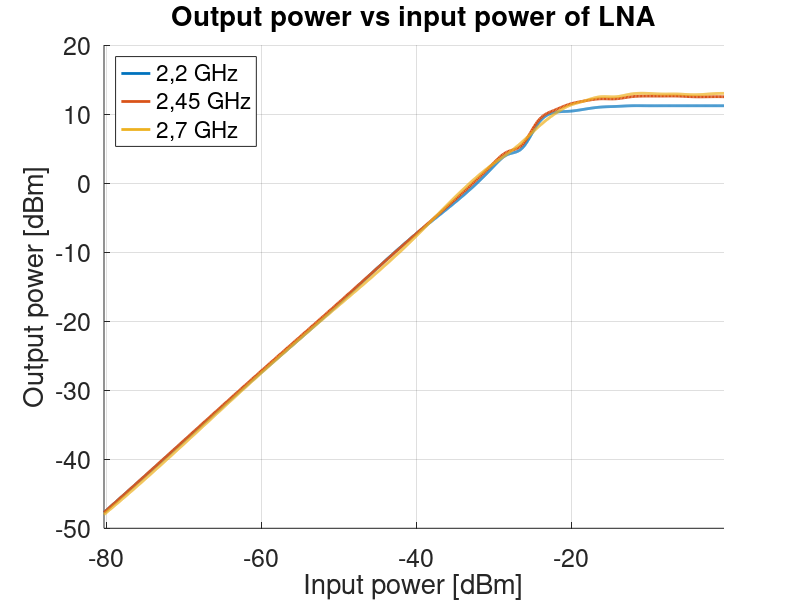
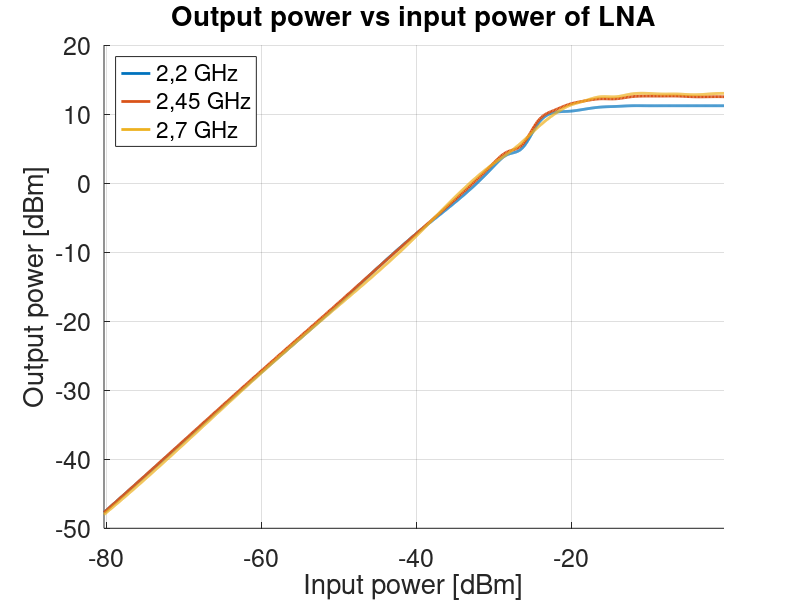
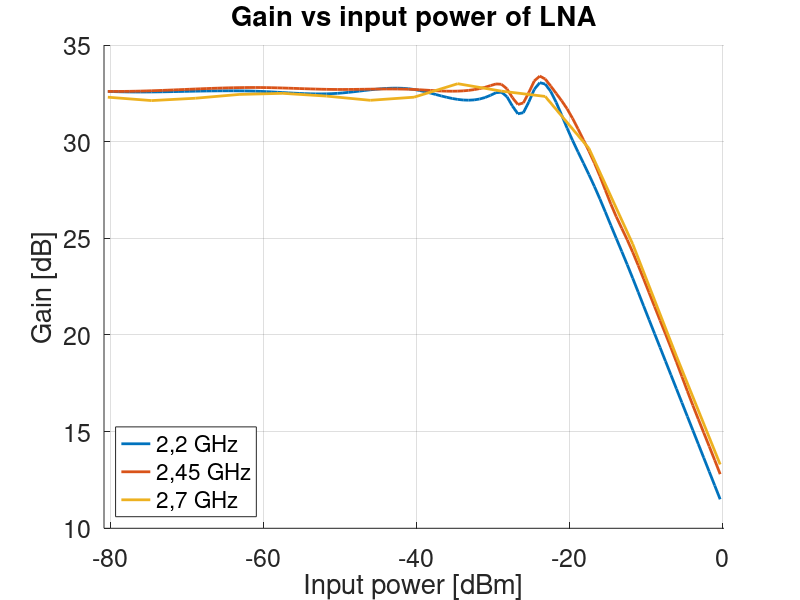
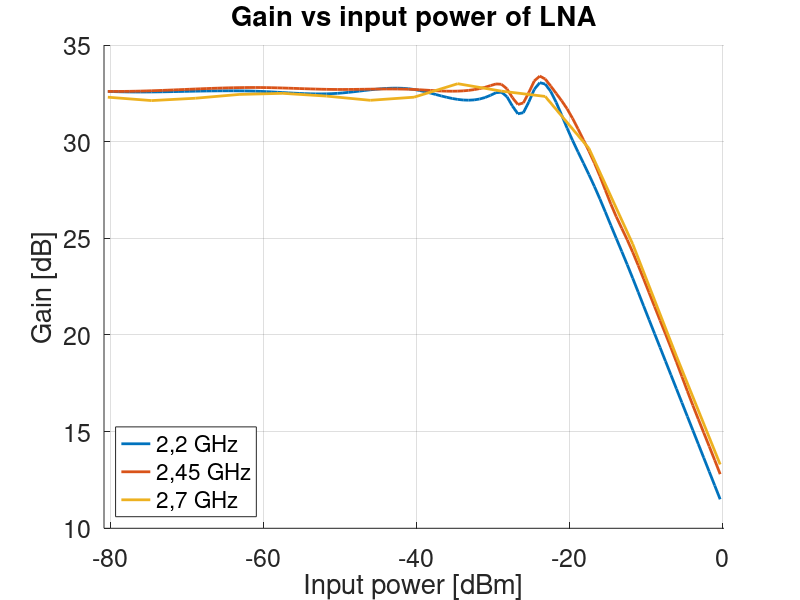

Reproduce these figures in MATLAB, in order.
load('pin_pout.mat');
%p es Pin
p = p - 1;
figure
hold on
z=@(xx) interp1(p,f2300,xx,'spline');
fplot(z,[p(1),p(end)],'linewidth',2)
z=@(xx) interp1(p,f2450,xx,'spline');
fplot(z,[p(1),p(end)],'linewidth',2)
z=@(xx) interp1(p,f2600,xx,'spline');
fplot(z,[p(1),p(end)],'linewidth',2)
title('Output power vs input power of LNA')
xlabel('Input power [dBm]');
ylabel('Output power [dBm]');
xlim([p(1) p(end)]);
grid on
set(gcf, 'color', 'w')
set(gca, 'fontsize', 18)
legend('2,2 GHz','2,45 GHz','2,7 GHz','Location','northwest')
hold off

print('LNA_Pin_vs_Pout','-depsc')
savefig('LNA_Pin_vs_Pout')
%%
gain = zeros(3,length(p));
gain(1,:) = f2300 - p;
gain(2,:) = f2450 - p;
gain(3,:) = f2600 - p;

pout = zeros(3,length(p));
pout(1,:)=f2300;
pout(2,:)=f2450;
pout(3,:)=f2600;

figure
hold on
z=@(xx) interp1(p,gain(1,:),xx,'spline');
fplot(z,[p(1),p(end)],'linewidth',2)
z=@(xx) interp1(p,gain(2,:),xx,'spline');
fplot(z,[p(1),p(end)],'linewidth',2)
z=@(xx) interp1(p,gain(3,:),xx,'spline');
fplot(z,[p(1),p(end)],'linewidth',2)
ylabel('Gain [dB]');
xlabel('Input power [dBm]');
title('Gain vs input power of LNA')
grid on
set(gcf, 'color', 'w')
set(gca, 'fontsize', 18)
legend('2,2 GHz','2,45 GHz','2,7 GHz','Location','southwest')
xlim([min(min(p))-0.5,max(max(p)) + 0.5]);

hold off

print('LNA_Gain_vs_Pin','-depsc')
savefig('LNA_Gain_vs_Pin')